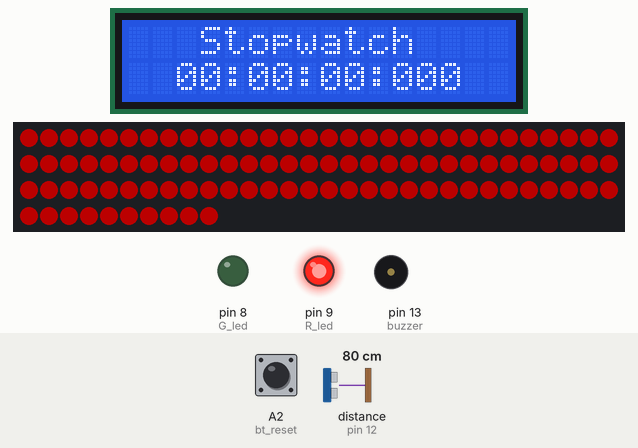
The sketch below on a simulated Arduino Uno, built with avr-gcc and run on an emulated ATmega328P. On the bench: 16×2 character LCD, 100 RGB LEDs in strip order, left to right, continuing on the next row, output pins drawn as LEDs (lit = HIGH), buzzer (waves = sounding, pin HIGH). The test bench sets the inputs (shaded band); at power-on: distance to the obstacle (sensor on pin 12) 80 cm, A2 (bt_reset) HIGH. The echo pulse lasts 58.3 µs per cm; dim RGB values are drawn brighter than linear.

Above: at 3.2 s.
3.3 s: distance to the obstacle (sensor on pin 12) set to 39 cm
4.8 s: distance to the obstacle (sensor on pin 12) set to 32 cm
At 4.97 s:
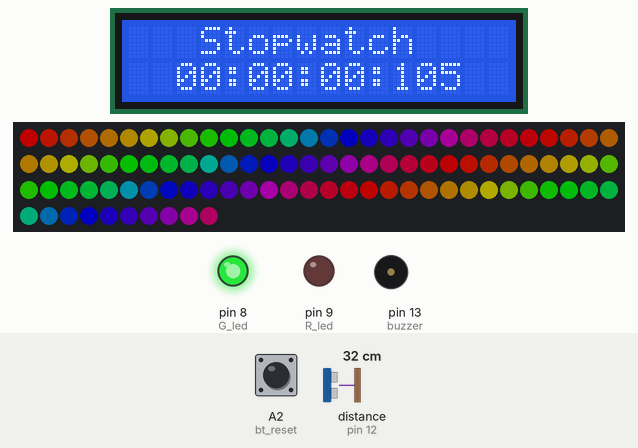
6.8 s: A2 (bt_reset) pulled LOW for 0.15 s
At 7.09 s:
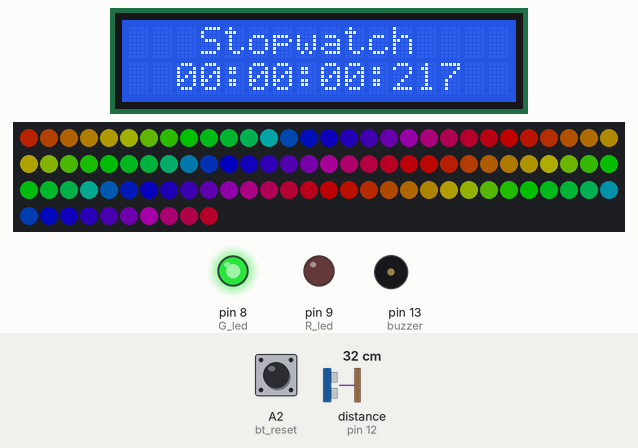
7.5 s: A2 (bt_reset) pulled LOW for 1 s
At 7.8 s:
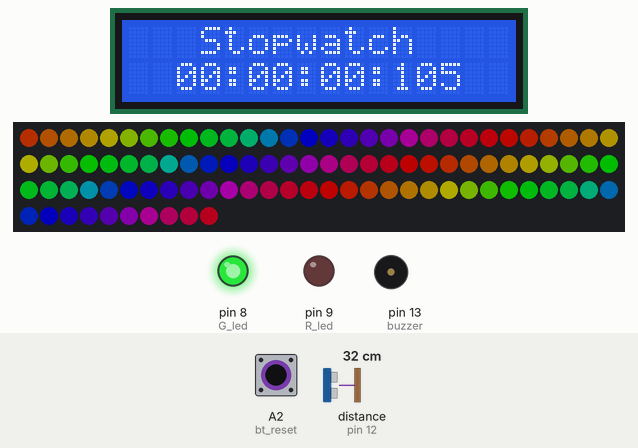
9.1 s: distance to the obstacle (sensor on pin 12) set to 35 cm
At 9.49 s:
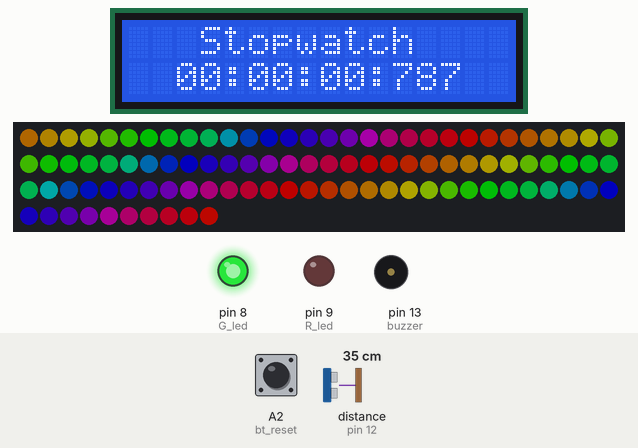
Timing chart, 0 to 11.8 s (numbered marks = the images above; inputs shaded):
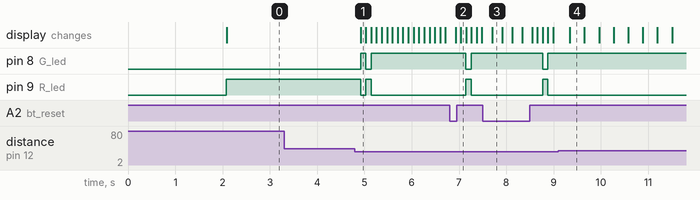

The sketch:

Drone-Gate-Code.ino
```cpp
#include <LiquidCrystal.h>
#include <Ultrasonic.h>
#include <FastLED.h> //Libraries

LiquidCrystal lcd(2, 3, 4, 5, 6, 7); //Arduino Pins to LCD
#define LED_PIN 0
#define NUM_LEDS 100
CRGB leds[NUM_LEDS];
uint8_t hue = 0;

#define bt_start  A0
#define bt_stop   A1
#define bt_reset  A2
#define trigPin 11
#define echoPin 12
#define G_led 8
#define R_led 9
#define trigPin2 10
#define echoPin2 1
#define buzzer 13

int hh=0, mm=0, ss=0, ms=0;
bool timerStart = false;
Ultrasonic ultrasonic(trigPin, echoPin);
Ultrasonic ultrasonic2(trigPin2, echoPin2);

int motionCount = 0;

void setup() {

pinMode(bt_start, INPUT_PULLUP);
pinMode(bt_stop,  INPUT_PULLUP);
pinMode(bt_reset, INPUT_PULLUP);

FastLED.addLeds<WS2812, LED_PIN, GRB>(leds, NUM_LEDS);
FastLED.setMaxPowerInVoltsAndMilliamps(5, 500);
FastLED.clear();


pinMode(R_led,OUTPUT); // declare Red LED as output
pinMode(G_led,OUTPUT); // declare Green LED as output
pinMode(buzzer,OUTPUT); // declare Buzzer as output

lcd.begin(16, 2); //
lcd.clear();
lcd.setCursor (0,0);
lcd.print("  Welcome  To  ");
lcd.setCursor (0,1);
lcd.print("   Stopwatch   ");
delay(2000);
lcd.clear();


 noInterrupts();         // disable all interrupts
 TCCR1A = 0;             // set entire TCCR1A register to 0  //set timer1 interrupt at 1kHz  // 1 ms
 TCCR1B = 0;             // same for TCCR1B
 TCNT1  = 0;             // set timer count for 1khz increments
 OCR1A = 1999;           // = (16*10^6) / (1000*8) - 1
 //had to use 16 bit timer1 for this bc 1999>255, but could switch to timers 0 or 2 with larger prescaler
 // turn on CTC mode
 TCCR1B |= (1 << WGM12); // Set CS11 bit for 8 prescaler
 TCCR1B |= (1 << CS11);  // enable timer compare interrupt
 TIMSK1 |= (1 << OCIE1A);
 interrupts();           // enable

}

void loop() {

long distance = ultrasonic.read();
//long distance2 = ultrasonic2.read();

//long distanceAvg = (distance + distance2) / 2;
if (distance< 35) { //Avg < 35) {

  motionCount++; // increment the motion count
  if (motionCount == 2) { // if the motion count is 2, stop the stopwatch
    timerStart = false; // Stop stopwatch
  } else {
    timerStart = true; // Start stopwatch
  }
  delay(100);
}

if(digitalRead (bt_reset) == 0){
    motionCount = 0; // Reset motion count
    ms=0, ss=0, mm=0, hh=0; // Reset stopwatch
    delay(100);
}
lcd.setCursor (0,0);
lcd.print("   Stopwatch   ");

lcd.setCursor (2,1);
lcd.print((hh/10)%10);
lcd.print(hh%10);
lcd.print(":");
lcd.print((mm/10)%10);
lcd.print(mm%10);
lcd.print(":");
lcd.print((ss/10)%10);
lcd.print(ss%10);
lcd.print(":");
lcd.print((ms/100)%10);
lcd.print((ms/10)%10);
lcd.print(ms%10);

if(timerStart==true){
digitalWrite(G_led, HIGH); // Turn LED on.
digitalWrite(R_led, LOW);  // Turn LED off.

//for (int i=0; i<NUM_LEDS; i++ )
//leds[i] = CRGB(0, 175, 80 );
//FastLED.show();
//for (int i=0; i<NUM_LEDS; i++ )
//{
//leds[i] = CRGB(20*i, 255-2*i, 20*i );

//FastLED.show();

//}
for (int i = 0; i < NUM_LEDS; ++i) {
    leds[i] = CHSV(hue + (i * 10), 255, 255);
  }

  //You can change the pattern speed here
  EVERY_N_MILLISECONDS(15){
    hue++;
  }

  FastLED.show();
}

else{
digitalWrite(G_led, LOW); // Turn LED off.
digitalWrite(R_led, HIGH);  // Turn LED on.

for (int i=0; i<NUM_LEDS; i++ )
leds[i] = CRGB(255, 0, 0 );
FastLED.show();
}

digitalWrite(buzzer, LOW);
}


ISR(TIMER1_COMPA_vect){
if(timerStart == true){ms=ms+1;
if(ms>999){ms=0;ss=ss+1;
if(ss>59){ss=0; mm=mm+1;}
if(mm>59){mm=0; hh=hh+1;}
  }
 }
}
```

Measured:
- the behaviour switches between 35 and 34 cm on distance to the obstacle (sensor on pin 12) (found by bisection; images 0 and 1)
- after the input at 3.3 s, every drawn part: stays the same
- after the input at 4.8 s, pin 8 (G_led): LOW → HIGH after 0.12 s, → LOW 0.11 s later, → HIGH 0.11 s later; pin 9 (R_led): HIGH → LOW after 0.12 s, → HIGH 0.11 s later, → LOW 0.11 s later; the display: changes after 0.12 s (image 1)
- after the input at 6.8 s, pin 8 (G_led): HIGH → LOW after 0.35 s, → HIGH 0.11 s later; pin 9 (R_led): LOW → HIGH after 0.35 s, → LOW 0.11 s later
- after the input at 7.5 s, pin 8 (G_led): HIGH → LOW after 1.3 s, → HIGH 0.11 s later; pin 9 (R_led): LOW → HIGH after 1.3 s, → LOW 0.11 s later
